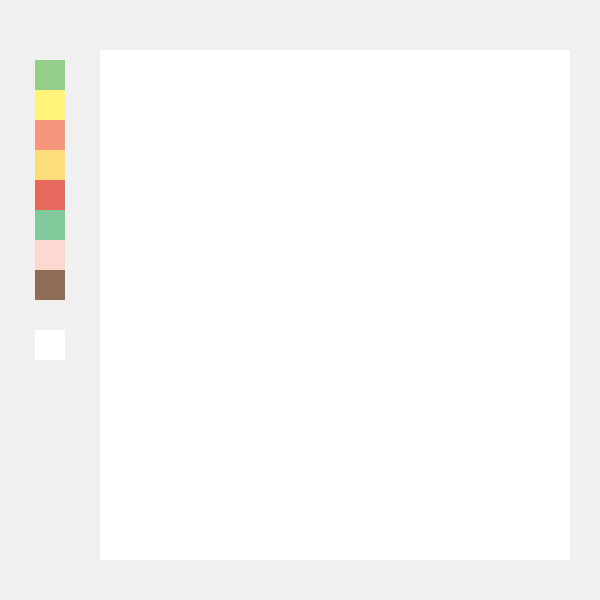
Frame 1 (no input)
Frame 60 (the mouse pressed at the canvas centre just before this capture): identical to frame 1, image omitted
Frame 120 (the mouse held since frame 60 and released just before this capture): identical to frame 1, image omitted

The Processing sketch that drew this single still picture (run headless with seeded random() and noise(); from frame 60 on, the mouse is pressed at the canvas centre):

// Processing sketch: processing_162386
// ── processing_162386.pde

int xPos = 35;
int yPos = 60;
int bSize = 30;


void setup() {
  size(600, 600);
  background(240);

 fill(255);
  noStroke();
  rect(100, 50, 470, 510);
  //1
  fill(149,205,139);
  rect(xPos, yPos, bSize, bSize);
  //2
  fill(255,243,122);
  rect(xPos, yPos+bSize, bSize, bSize);
  //3
  fill(246,150,125);
  rect(xPos, yPos+bSize*2, bSize, bSize);
//4
  fill(252,221,124);
  rect(xPos, yPos+bSize*3, bSize, bSize);
   //5
  fill(231,104,93);
  rect(xPos,yPos+bSize*4, bSize, bSize);
   //6
  fill(130,202,156);
  rect(xPos,yPos+bSize*5, bSize, bSize);
   //7
  fill(252,216,209);
  rect(xPos,yPos+bSize*6, bSize, bSize);
   //8
  fill(143,108,86);
  rect(xPos,yPos+bSize*7, bSize, bSize);
  //9
  fill(255);
  rect(xPos,yPos+bSize*9, bSize, bSize);


   


}

void draw() {
 if (mousePressed){
    if (mouseX > 100 && mouseX < 570 && mouseY > 50 && mouseY < 570) {
      line (pmouseX, pmouseY, mouseX, mouseY);
    }
//1
if (mouseX > xPos && mouseX < xPos+bSize && mouseY > yPos && mouseY < yPos+bSize) {
      stroke(149,205,139);
      strokeWeight(0.5);
    }
    //2
if (mouseX > xPos && mouseX < xPos+bSize && mouseY > yPos+bSize && mouseY < yPos+bSize*2) {
      stroke(255,243,122);
      strokeWeight(1);
    }
    //3
    if (mouseX > xPos && mouseX < xPos+bSize && mouseY > yPos+bSize*2 && mouseY < yPos+bSize*3) {
      stroke(246,150,125);
      strokeWeight(2);
    }
    //4
    if (mouseX > xPos && mouseX < xPos+bSize && mouseY > yPos+bSize*3 && mouseY < yPos+bSize*4) {
      stroke(252,221,124);
      strokeWeight(3);
    }
    //5
    if (mouseX > xPos && mouseX < xPos+bSize && mouseY > yPos+bSize*4 && mouseY < yPos+bSize*5) {
      stroke(231,104,93);
      strokeWeight(4);
    }
    //6
    if (mouseX > xPos && mouseX < xPos+bSize && mouseY > yPos+bSize*5 && mouseY < yPos+bSize*6) {
      stroke(130,202,156);
      strokeWeight(5);
    }
    //7
    if (mouseX > xPos && mouseX < xPos+bSize && mouseY > yPos+bSize*6 && mouseY < yPos+bSize*7) {
      stroke(252,216,209);
      strokeWeight(8);
    }
    //8
    if (mouseX > xPos && mouseX < xPos+bSize && mouseY > yPos+bSize*7 && mouseY < yPos+bSize*8) {
      stroke(143,108,86);
      strokeWeight(12);
    }
      if(mouseX > xPos && mouseX < xPos+bSize && mouseY > yPos+bSize*9 && mouseY < yPos+bSize*10){
      stroke(255);
      strokeWeight(20);
      }
  }

 }
 
 
